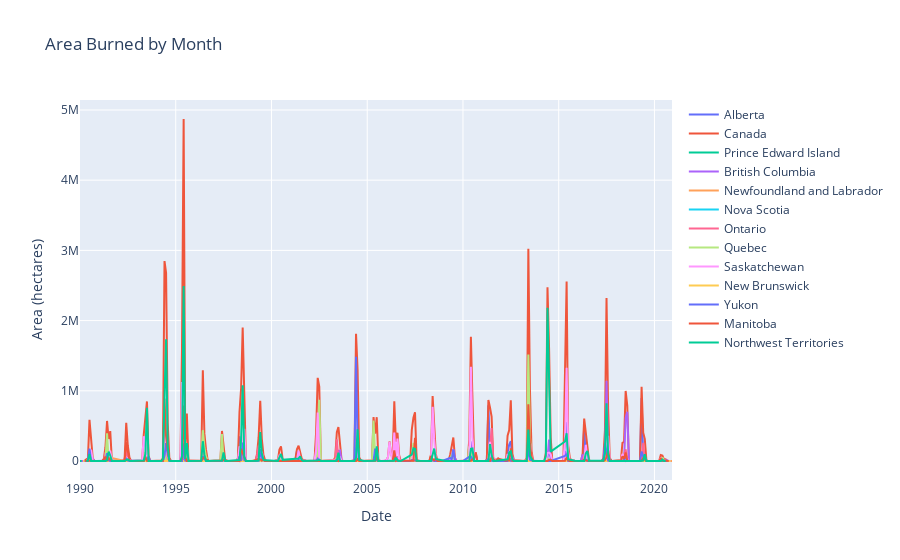

Here is the notebook cell this chart was saved with:
### Code cell
# Create a new figure
fig_area = go.Figure()

# Loop over each unique jurisdiction
for jurisdiction in area['Jurisdiction'].unique():
    # Create a new dataframe for each jurisdiction
    jurisdiction_df_area = area[area['Jurisdiction'] == jurisdiction]
    # Add a line to the figure for the current jurisdiction
    fig_area.add_trace(go.Scatter(x= jurisdiction_df_area['Date'], y= jurisdiction_df_area['Area (hectares)'], 
                             mode='lines', name= jurisdiction))

# Set the title and labels
fig_area.update_layout(title='Area Burned by Month', 
                  xaxis_title='Date', yaxis_title='Area (hectares)')

# Show the plot
fig_area.show()

### Figure 1 — Plotly figure (JSON) as saved in the notebook; plotly's stock layout.template omitted (floating-point values rounded to 4 significant figures; data arrays with more than 128 entries replaced by an {"elided": "..."} marker saying what was removed)
{"data": [{"mode": "lines", "name": "Alberta", "type": "scatter", "x": {"elided": "361 str values"}, "y": {"elided": "361 float values"}}, {"mode": "lines", "name": "Canada", "type": "scatter", "x": {"elided": "371 str values"}, "y": {"elided": "371 float values"}}, {"mode": "lines", "name": "Prince Edward Island", "type": "scatter", "x": {"elided": "345 str values"}, "y": {"elided": "345 float values"}}, {"mode": "lines", "name": "British Columbia", "type": "scatter", "x": {"elided": "346 str values"}, "y": {"elided": "346 float values"}}, {"mode": "lines", "name": "Newfoundland and Labrador", "type": "scatter", "x": {"elided": "199 str values"}, "y": {"elided": "199 float values"}}, {"mode": "lines", "name": "Nova Scotia", "type": "scatter", "x": {"elided": "244 str values"}, "y": {"elided": "244 float values"}}, {"mode": "lines", "name": "Ontario", "type": "scatter", "x": {"elided": "277 str values"}, "y": {"elided": "277 float values"}}, {"mode": "lines", "name": "Quebec", "type": "scatter", "x": {"elided": "260 str values"}, "y": {"elided": "260 float values"}}, {"mode": "lines", "name": "Saskatchewan", "type": "scatter", "x": {"elided": "268 str values"}, "y": {"elided": "268 float values"}}, {"mode": "lines", "name": "New Brunswick", "type": "scatter", "x": {"elided": "240 str values"}, "y": {"elided": "240 float values"}}, {"mode": "lines", "name": "Yukon", "type": "scatter", "x": {"elided": "179 str values"}, "y": {"elided": "179 float values"}}, {"mode": "lines", "name": "Manitoba", "type": "scatter", "x": {"elided": "214 str values"}, "y": {"elided": "214 float values"}}, {"mode": "lines", "name": "Northwest Territories", "type": "scatter", "x": {"elided": "169 str values"}, "y": {"elided": "169 float values"}}], "layout": {"title": {"text": "Area Burned by Month"}, "xaxis": {"title": {"text": "Date"}}, "yaxis": {"title": {"text": "Area (hectares)"}}}}
